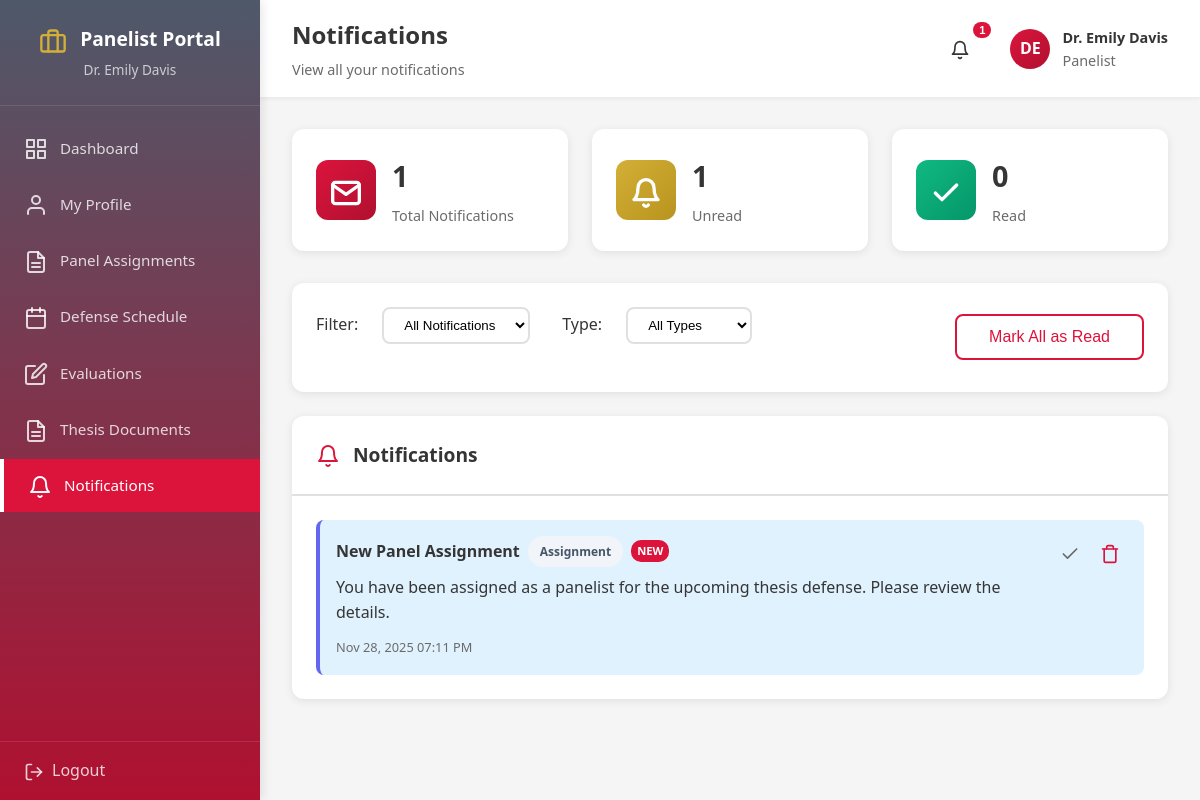
The app's page /panelist/notifications.php (signed in) with its own data.
### tables this page shows
CREATE TABLE `notifications` (
  `notification_id` int(11) NOT NULL,
  `user_id` int(11) NOT NULL,
  `title` varchar(255) NOT NULL,
  `message` text NOT NULL,
  `type` enum('general','schedule','evaluation','assignment','document') DEFAULT 'general',
  `is_read` tinyint(1) DEFAULT 0,
  `created_at` datetime NOT NULL DEFAULT current_timestamp()
);

### panelist/notifications.php (the view, shortened to what this page needs)
<?php
require_once '../db_connect.php';
$filter = $_GET['filter'] ?? 'all';
$type_filter = $_GET['type'] ?? 'all';
$where_clauses = ["user_id = ?"];
$params = [$_SESSION['user_id']];
$where_sql = implode(' AND ', $where_clauses);
try {
    $stmt = $pdo->prepare("
        SELECT * FROM notifications
        WHERE $where_sql
        ORDER BY created_at DESC
    ");
    $stmt->execute($params);
    $notifications = $stmt->fetchAll();
    $count_stmt = $pdo->prepare("
        SELECT
            COUNT(*) as total,
            SUM(CASE WHEN is_read = 0 THEN 1 ELSE 0 END) as unread,
            SUM(CASE WHEN is_read = 1 THEN 1 ELSE 0 END) as `read`
        FROM notifications
        WHERE user_id = ?
    ");
    $count_stmt->execute([$_SESSION['user_id']]);
    $counts = $count_stmt->fetch();
} catch (PDOException $e) {
    error_log("Notifications Fetch Error: " . $e->getMessage());
    $notifications = [];
    $counts = ['total' => 0, 'unread' => 0, 'read' => 0];
}
?>
<!DOCTYPE html>
<html lang="en">
<head>
    <link rel="stylesheet" href="../assets/css/style.css">
    <link rel="stylesheet" href="../assets/css/dashboard.css">
    <link rel="stylesheet" href="../assets/css/forms.css">
    <link rel="stylesheet" href="../assets/css/icons.css">
</head>
<body>
<div class="dashboard-wrapper">
    <?php include 'includes/sidebar.php'; ?>
    <div class="main-content">
        <?php include 'includes/topbar.php'; ?>
        <div class="dashboard-content">
            <div class="stats-grid">
                <div class="stat-card">
                    <div class="stat-icon primary">📬</div>
                    <div class="stat-info">
                        <h3><?= $counts['total'] ?></h3>
                        <p>Total Notifications</p>
                    </div>
                </div>
                <div class="stat-card">
                    <div class="stat-icon warning">🔔</div>
                    <div class="stat-info">
                        <h3><?= $counts['unread'] ?></h3>
                        <p>Unread</p>
                    </div>
                </div>
                <div class="stat-card">
                    <div class="stat-icon success">✅</div>
                    <div class="stat-info">
                        <h3><?= $counts['read'] ?></h3>
                        <p>Read</p>
                    </div>
                </div>
            </div>
            <div class="content-card">
                <div class="card-body">
                    <div style="display: flex; justify-content: space-between; align-items: center; flex-wrap: wrap; gap: 1rem;">
                        <div class="filter-group">
                            <label>Filter:</label>
                            <select onchange="window.location.href='notifications.php?filter=' + this.value + '&type=<?= $type_filter ?>'">
                                <option value="all" <?= $filter === 'all' ? 'selected' : '' ?>>All Notifications</option>
                            </select>
                            <label style="margin-left: 1rem;">Type:</label>
                            <select onchange="window.location.href='notifications.php?filter=<?= $filter ?>&type=' + this.value">
                                <option value="all" <?= $type_filter === 'all' ? 'selected' : '' ?>>All Types</option>
                            </select>
                        </div>
                        <div style="display: flex; gap: 0.5rem;">
                            <?php if ($counts['unread'] > 0): ?>
                                <form method="POST" action="notifications.php" style="display: inline;">
                                    <button type="submit" class="btn btn-secondary">Mark All as Read</button>
                                </form>
                            <?php endif; ?>
                        </div>
                    </div>
                </div>
            </div>
            <div class="content-card">
                <div class="card-header">
                    <h3>🔔 Notifications</h3>
                </div>
                <div class="card-body">
                    <?php if (empty($notifications)): ?>
                        <div class="empty-state">
                            <div class="icon">📭</div>
                            <h3>No Notifications</h3>
                            <p><?= $filter === 'unread' ? 'You have no unread notifications.' : 'No notifications found.' ?></p>
                        </div>
                    <?php else: ?>
                        <div style="display: flex; flex-direction: column; gap: 0.75rem;">
                            <?php foreach ($notifications as $notif): ?>
                                <div style="padding: 1rem; background: <?= $notif['is_read'] ? 'var(--bg-color)' : '#e0f2fe' ?>; border-radius: 8px; border-left: 4px solid <?php
                                    echo $notif['type'] === 'schedule' ? '#3b82f6' :
                                         ($notif['type'] === 'evaluation' ? '#10b981' :
                                         ($notif['type'] === 'document' ? '#f59e0b' : '#6366f1'));
                                ?>; display: flex; justify-content: space-between; align-items: start; gap: 1rem;">
                                    <div style="flex: 1;">
                                        <div style="display: flex; align-items: center; gap: 0.5rem; margin-bottom: 0.5rem;">
                                            <strong style="color: var(--text-primary);"><?= htmlspecialchars($notif['title']) ?></strong>
                                            <span class="badge badge-<?php
                                                echo $notif['type'] === 'schedule' ? 'primary' :
                                                     ($notif['type'] === 'evaluation' ? 'success' :
                                                     ($notif['type'] === 'document' ? 'warning' : 'secondary'));
                                            ?>" style="font-size: 0.75rem;">
                                                <?= ucfirst($notif['type']) ?>
                                            </span>
                                            <?php if (!$notif['is_read']): ?>
                                                <span style="background: var(--error-color); color: white; padding: 2px 6px; border-radius: 10px; font-size: 0.7rem; font-weight: 600;">NEW</span>
                                            <?php endif; ?>
                                        </div>
                                        <p style="margin: 0 0 0.5rem 0; color: var(--text-primary);">
                                            <?= nl2br(htmlspecialchars($notif['message'])) ?>
                                        </p>
                                        <span style="font-size: 0.8rem; color: var(--text-secondary);">
                                            <?php
                                            $time_diff = time() - strtotime($notif['created_at']);
                                            if ($time_diff < 60) {
                                                echo "Just now";
                                            } elseif ($time_diff < 3600) {
                                                echo floor($time_diff / 60) . " minutes ago";
                                            } elseif ($time_diff < 86400) {
                                                echo floor($time_diff / 3600) . " hours ago";
                                            } else {
                                                echo date('M d, Y h:i A', strtotime($notif['created_at']));
                                            }
                                            ?>
                                        </span>
                                    </div>
                                    <div style="display: flex; gap: 0.25rem; flex-shrink: 0;">
                                        <?php if (!$notif['is_read']): ?>
                                            <form method="POST" action="notifications.php" style="display: inline;">
                                                <button type="submit" class="btn-icon" title="Mark as Read" style="font-size: 1rem;">✅</button>
                                            </form>
                                        <?php endif; ?>
                                        <form method="POST" action="notifications.php" style="display: inline;" onsubmit="return confirm('Delete this notification?');">
                                            <button type="submit" class="btn-icon btn-delete" title="Delete">🗑️</button>
                                        </form>
                                    </div>
                                </div>
                            <?php endforeach; ?>
                        </div>
                    <?php endif; ?>
                </div>
            </div>
        </div>
    </div>
</div>
</body>
</html>

### assets/css/style.css (style rules this page uses)
* { margin: 0; padding: 0; box-sizing: border-box; }
:root { --primary-color: #DC143C; --primary-hover: #B01030; --secondary-color: #353535; --accent-gold: #D4AF37; --bg-ivory: #FFFFF0; --silver-gray: #BBAFAF; --success-color: #10b981; --error-color: #DC143C; --warning-color: #D4AF37; --bg-color: #F5F5F5; --card-bg: #FFFFFF; --text-primary: #353535; --text-secondary: #6b6b6b; --border-color: #e0e0e0; --shadow: 0 2px 8px rgba(53, 53, 53, 0.1); --shadow-lg: 0 8px 24px rgba(53, 53, 53, 0.15); }
body { font-family: 'Segoe UI', Tahoma, Geneva, Verdana, sans-serif; background-color: var(--bg-color); color: var(--text-primary); line-height: 1.6; min-height: 100vh; }
.btn { display: inline-block; padding: 0.75rem 2rem; font-size: 1rem; font-weight: 500; border: none; border-radius: 8px; cursor: pointer; transition: all 0.3s ease; text-decoration: none; }
.btn-secondary { background-color: transparent; color: var(--primary-color); border: 2px solid var(--primary-color); }

### assets/css/dashboard.css (style rules this page uses)
.dashboard-wrapper { display: flex; min-height: 100vh; background-color: var(--bg-color); }
.main-content { flex: 1; margin-left: 260px; transition: margin-left 0.3s ease; }
.dashboard-content { padding: 2rem; }
.stats-grid { display: grid; grid-template-columns: repeat(auto-fit, minmax(240px, 1fr)); gap: 1.5rem; margin-bottom: 2rem; }
.stat-card { background: white; padding: 1.5rem; border-radius: 12px; box-shadow: var(--shadow); display: flex; align-items: center; gap: 1rem; transition: transform 0.3s ease, box-shadow 0.3s ease; }
.stat-icon { width: 60px; height: 60px; border-radius: 12px; display: flex; align-items: center; justify-content: center; font-size: 1.8rem; }
.stat-icon.primary { background: linear-gradient(135deg, #667eea 0%, #764ba2 100%); color: white; }
.stat-icon.success { background: linear-gradient(135deg, #10b981 0%, #059669 100%); color: white; }
.stat-icon.warning { background: linear-gradient(135deg, #f59e0b 0%, #d97706 100%); color: white; }
.stat-info h3 { font-size: 1.8rem; font-weight: 700; color: var(--text-primary); margin-bottom: 0.25rem; }
.stat-info p { font-size: 0.9rem; color: var(--text-secondary); }
.content-card { background: white; border-radius: 12px; box-shadow: var(--shadow); margin-bottom: 1.5rem; overflow: hidden; }
.card-header { padding: 1.5rem; border-bottom: 2px solid var(--border-color); display: flex; justify-content: space-between; align-items: center; }
.card-header h3 { font-size: 1.2rem; color: var(--text-primary); font-weight: 600; }
.card-body { padding: 1.5rem; }
.badge { display: inline-block; padding: 0.35rem 0.75rem; font-size: 0.8rem; font-weight: 600; border-radius: 20px; text-transform: capitalize; }
.badge-secondary { background-color: #f1f5f9; color: #475569; }
.btn-icon { padding: 0.5rem; font-size: 1rem; border: none; background: none; cursor: pointer; border-radius: 6px; transition: all 0.3s ease; color: var(--text-secondary); }

### assets/css/forms.css (style rules this page uses)
.filter-group { display: flex; gap: 1rem; align-items: center; flex-wrap: wrap; margin-bottom: 1.5rem; }
.filter-group label { font-weight: 500; color: var(--text-primary); margin-right: 0.5rem; }
.filter-group select { padding: 0.5rem 1rem; border: 2px solid var(--border-color); border-radius: 8px; background-color: white; cursor: pointer; }
::placeholder { color: var(--text-secondary); opacity: 0.6; }

### records on screen
notifications: title "New Panel Assignment", type "Assignment", is_read "NEW", message "You have been assigned as a panelist for the upcoming thesis defense. Please review the details.", created_at "Nov 28, 2025 07:11 PM"

### other values on screen
$_SESSION['name'] "Dr. Emily Davis"
$page_title "Notifications"
$page_subtitle "View all your notifications"
$unread_count "1"
$initials "DE"
$counts['total'] "1"
$counts['unread'] "1"
$counts['read'] "0"
